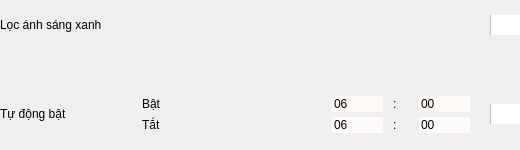
            <widget class="QWidget" name="widget_45" native="true">
             <property name="sizePolicy">
              <sizepolicy hsizetype="Fixed" vsizetype="Fixed">
               <horstretch>0</horstretch>
               <verstretch>0</verstretch>
              </sizepolicy>
             </property>
             <property name="minimumSize">
              <size>
               <width>520</width>
               <height>150</height>
              </size>
             </property>
             <property name="maximumSize">
              <size>
               <width>520</width>
               <height>150</height>
              </size>
             </property>
             <layout class="QVBoxLayout" name="verticalLayout_13">
              <property name="spacing">
               <number>15</number>
              </property>
              <property name="leftMargin">
               <number>0</number>
              </property>
              <property name="topMargin">
               <number>0</number>
              </property>
              <property name="rightMargin">
               <number>0</number>
              </property>
              <property name="bottomMargin">
               <number>0</number>
              </property>
              <item>
               <widget class="QWidget" name="widget_15" native="true">
                <property name="minimumSize">
                 <size>
                  <width>520</width>
                  <height>50</height>
                 </size>
                </property>
                <property name="maximumSize">
                 <size>
                  <width>520</width>
                  <height>50</height>
                 </size>
                </property>
                <layout class="QGridLayout" name="gridLayout_49">
                 <property name="leftMargin">
                  <number>0</number>
                 </property>
                 <property name="topMargin">
                  <number>0</number>
                 </property>
                 <property name="rightMargin">
                  <number>0</number>
                 </property>
                 <property name="bottomMargin">
                  <number>0</number>
                 </property>
                 <property name="spacing">
                  <number>0</number>
                 </property>
                 <item row="0" column="0">
                  <widget class="QLabel" name="label_83">
                   <property name="minimumSize">
                    <size>
                     <width>0</width>
                     <height>50</height>
                    </size>
                   </property>
                   <property name="maximumSize">
                    <size>
                     <width>16777215</width>
                     <height>50</height>
                    </size>
                   </property>
                   <property name="styleSheet">
                    <string notr="true">font: 20pt &quot;MS Shell Dlg 2&quot;;border:0px;</string>
                   </property>
                   <property name="text">
                    <string>Lọc ánh sáng xanh</string>
                   </property>
                  </widget>
                 </item>
                 <item row="0" column="1">
                  <widget class="QCheckBox" name="checkBox_19">
                   <property name="minimumSize">
                    <size>
                     <width>30</width>
                     <height>20</height>
                    </size>
                   </property>
                   <property name="maximumSize">
                    <size>
                     <width>30</width>
                     <height>20</height>
                    </size>
                   </property>
                   <property name="styleSheet">
                    <string notr="true">QCheckBox::indicator {
     width: 40px;
     height: 40px;
 }
</string>
                   </property>
                   <property name="text">
                    <string/>
                   </property>
                  </widget>
                 </item>
                </layout>
               </widget>
              </item>
              <item>
               <widget class="QWidget" name="widget_46" native="true">
                <property name="minimumSize">
                 <size>
                  <width>520</width>
                  <height>100</height>
                 </size>
                </property>
                <property name="maximumSize">
                 <size>
                  <width>520</width>
                  <height>100</height>
                 </size>
                </property>
                <layout class="QGridLayout" name="gridLayout_50">
                 <property name="leftMargin">
                  <number>0</number>
                 </property>
                 <property name="topMargin">
                  <number>0</number>
                 </property>
                 <property name="rightMargin">
                  <number>0</number>
                 </property>
                 <property name="bottomMargin">
                  <number>0</number>
                 </property>
                 <property name="horizontalSpacing">
                  <number>10</number>
                 </property>
                 <property name="verticalSpacing">
                  <number>0</number>
                 </property>
                 <item row="0" column="3">
                  <widget class="QWidget" name="widget_51" native="true">
                   <property name="minimumSize">
                    <size>
                     <width>0</width>
                     <height>0</height>
                    </size>
                   </property>
                   <property name="maximumSize">
                    <size>
                     <width>16777215</width>
                     <height>16777215</height>
                    </size>
                   </property>
                   <layout class="QGridLayout" name="gridLayout_57">
                    <property name="leftMargin">
                     <number>10</number>
                    </property>
                    <property name="topMargin">
                     <number>10</number>
                    </property>
                    <property name="rightMargin">
                     <number>10</number>
                    </property>
                    <property name="bottomMargin">
                     <number>10</number>
                    </property>
                    <property name="spacing">
                     <number>5</number>
                    </property>
                    <item row="0" column="2">
                     <layout class="QHBoxLayout" name="workLayout_44">
                      <property name="spacing">
                       <number>10</number>
                      </property>
                      <property name="sizeConstraint">
                       <enum>QLayout::SetMaximumSize</enum>
                      </property>
                      <property name="topMargin">
                       <number>0</number>
                      </property>
                      <item>
                       <widget class="QLineEdit" name="wakehInput_54">
                        <property name="maximumSize">
                         <size>
                          <width>51</width>
                          <height>43</height>
                         </size>
                        </property>
                        <property name="contextMenuPolicy">
                         <enum>Qt::DefaultContextMenu</enum>
                        </property>
                        <property name="styleSheet">
                         <string notr="true">font: 18pt &quot;MS Shell Dlg 2&quot;;
background-color: rgb(254, 251, 246);
border:0px;</string>
                        </property>
                        <property name="inputMethodHints">
                         <set>Qt::ImhPreferNumbers</set>
                        </property>
                        <property name="text">
                         <string>06</string>
                        </property>
                        <property name="maxLength">
                         <number>2</number>
                        </property>
                       </widget>
                      </item>
                      <item>
                       <widget class="QLabel" name="space_75">
                        <property name="maximumSize">
                         <size>
                          <width>16</width>
                          <height>43</height>
                         </size>
                        </property>
                        <property name="styleSheet">
                         <string notr="true">font: 18pt &quot;MS Shell Dlg 2&quot;;border:0px;</string>
                        </property>
                        <property name="inputMethodHints">
                         <set>Qt::ImhNone</set>
                        </property>
                        <property name="text">
                         <string>:</string>
                        </property>
                       </widget>
                      </item>
                      <item>
                       <widget class="QLineEdit" name="wakemInput_74">
                        <property name="sizePolicy">
                         <sizepolicy hsizetype="Expanding" vsizetype="Fixed">
                          <horstretch>0</horstretch>
                          <verstretch>0</verstretch>
                         </sizepolicy>
                        </property>
                        <property name="maximumSize">
                         <size>
                          <width>51</width>
                          <height>43</height>
                         </size>
                        </property>
                        <property name="styleSheet">
                         <string notr="true">font: 18pt &quot;MS Shell Dlg 2&quot;;
background-color: rgb(254, 251, 246);
border:0px;</string>
                        </property>
                        <property name="inputMethodHints">
                         <set>Qt::ImhPreferNumbers</set>
                        </property>
                        <property name="text">
                         <string>00</string>
                        </property>
                        <property name="maxLength">
                         <number>2</number>
                        </property>
                       </widget>
                      </item>
                     </layout>
                    </item>
                    <item row="1" column="1">
                     <widget class="QLabel" name="label_66">
                      <property name="styleSheet">
                       <string notr="true">font: 18pt &quot;MS Shell Dlg 2&quot;;border:0px;</string>
                      </property>
                      <property name="text">
                       <string>Tắt</string>
                      </property>
                     </widget>
                    </item>
                    <item row="1" column="2">
                     <layout class="QHBoxLayout" name="workLayout_45">
                      <property name="spacing">
                       <number>10</number>
                      </property>
                      <property name="sizeConstraint">
                       <enum>QLayout::SetMaximumSize</enum>
                      </property>
                      <property name="topMargin">
                       <number>0</number>
                      </property>
                      <item>
                       <widget class="QLineEdit" name="wakehInput_55">
                        <property name="maximumSize">
                         <size>
                          <width>51</width>
                          <height>43</height>
                         </size>
                        </property>
                        <property name="contextMenuPolicy">
                         <enum>Qt::DefaultContextMenu</enum>
                        </property>
                        <property name="styleSheet">
                         <string notr="true">font: 18pt &quot;MS Shell Dlg 2&quot;;
background-color: rgb(254, 251, 246);
border:0px;</string>
                        </property>
                        <property name="inputMethodHints">
                         <set>Qt::ImhPreferNumbers</set>
                        </property>
                        <property name="text">
                         <string>06</string>
                        </property>
                        <property name="maxLength">
                         <number>2</number>
                        </property>
                       </widget>
                      </item>
                      <item>
                       <widget class="QLabel" name="space_76">
                        <property name="maximumSize">
                         <size>
                          <width>16</width>
                          <height>43</height>
                         </size>
                        </property>
                        <property name="styleSheet">
                         <string notr="true">font: 18pt &quot;MS Shell Dlg 2&quot;;border:0px;</string>
                        </property>
                        <property name="inputMethodHints">
                         <set>Qt::ImhNone</set>
                        </property>
                        <property name="text">
                         <string>:</string>
                        </property>
                       </widget>
                      </item>
                      <item>
                       <widget class="QLineEdit" name="wakemInput_75">
                        <property name="sizePolicy">
                         <sizepolicy hsizetype="Expanding" vsizetype="Fixed">
                          <horstretch>0</horstretch>
                          <verstretch>0</verstretch>
                         </sizepolicy>
                        </property>
                        <property name="maximumSize">
                         <size>
                          <width>51</width>
                          <height>43</height>
                         </size>
                        </property>
                        <property name="styleSheet">
                         <string notr="true">font: 18pt &quot;MS Shell Dlg 2&quot;;
background-color: rgb(254, 251, 246);
border:0px;</string>
                        </property>
                        <property name="inputMethodHints">
                         <set>Qt::ImhPreferNumbers</set>
                        </property>
                        <property name="text">
                         <string>00</string>
                        </property>
                        <property name="maxLength">
                         <number>2</number>
                        </property>
                       </widget>
                      </item>
                     </layout>
                    </item>
                    <item row="0" column="1">
                     <widget class="QLabel" name="label_91">
                      <property name="styleSheet">
                       <string notr="true">font: 18pt &quot;MS Shell Dlg 2&quot;;border:0px;</string>
                      </property>
                      <property name="text">
                       <string>Bật</string>
                      </property>
                     </widget>
                    </item>
                   </layout>
                  </widget>
                 </item>
                 <item row="0" column="1">
                  <widget class="QLabel" name="label_84">
                   <property name="maximumSize">
                    <size>
                     <width>16777215</width>
                     <height>30</height>
                    </size>
                   </property>
                   <property name="styleSheet">
                    <string notr="true">font: 20pt &quot;MS Shell Dlg 2&quot;;border:0px;</string>
                   </property>
                   <property name="text">
                    <string>Tự động bật</string>
                   </property>
                  </widget>
                 </item>
                 <item row="0" column="4">
                  <widget class="QCheckBox" name="checkBox_20">
                   <property name="minimumSize">
                    <size>
                     <width>30</width>
                     <height>20</height>
                    </size>
                   </property>
                   <property name="maximumSize">
                    <size>
                     <width>30</width>
                     <height>20</height>
                    </size>
                   </property>
                   <property name="styleSheet">
                    <string notr="true">QCheckBox::indicator {
     width: 40px;
     height: 40px;
 }
</string>
                   </property>
                   <property name="text">
                    <string/>
                   </property>
                  </widget>
                 </item>
                 <item row="0" column="2">
                  <spacer name="horizontalSpacer_6">
                   <property name="orientation">
                    <enum>Qt::Horizontal</enum>
                   </property>
                   <property name="sizeType">
                    <enum>QSizePolicy::Fixed</enum>
                   </property>
                   <property name="sizeHint" stdset="0">
                    <size>
                     <width>55</width>
                     <height>20</height>
                    </size>
                   </property>
                  </spacer>
                 </item>
                </layout>
               </widget>
              </item>
             </layout>
            </widget>
